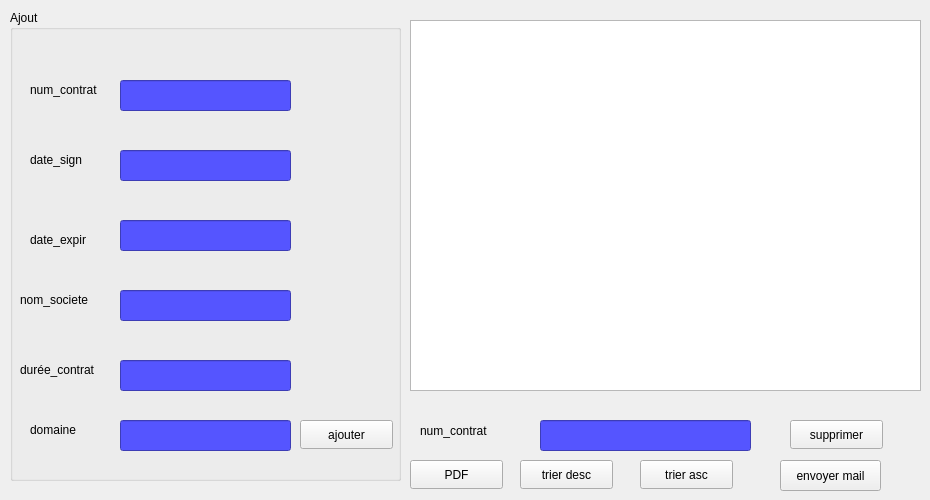
        <widget class="QWidget" name="ajout">
         <attribute name="title">
          <string>ajouter contrat</string>
         </attribute>
         <widget class="QGroupBox" name="groupBox">
          <property name="geometry">
           <rect>
            <x>10</x>
            <y>10</y>
            <width>391</width>
            <height>471</height>
           </rect>
          </property>
          <property name="styleSheet">
           <string notr="true"/>
          </property>
          <property name="title">
           <string>Ajout</string>
          </property>
          <widget class="QLineEdit" name="le_num_contrat">
           <property name="geometry">
            <rect>
             <x>110</x>
             <y>70</y>
             <width>171</width>
             <height>31</height>
            </rect>
           </property>
           <property name="styleSheet">
            <string notr="true">background-color: rgb(85, 85, 255);</string>
           </property>
          </widget>
          <widget class="QLineEdit" name="le_duree_contrat">
           <property name="geometry">
            <rect>
             <x>110</x>
             <y>350</y>
             <width>171</width>
             <height>31</height>
            </rect>
           </property>
           <property name="styleSheet">
            <string notr="true">background-color: rgb(85, 85, 255);</string>
           </property>
          </widget>
          <widget class="QLineEdit" name="le_date_expir">
           <property name="geometry">
            <rect>
             <x>110</x>
             <y>210</y>
             <width>171</width>
             <height>31</height>
            </rect>
           </property>
           <property name="styleSheet">
            <string notr="true">background-color: rgb(85, 85, 255);</string>
           </property>
          </widget>
          <widget class="QLineEdit" name="le_date_sign">
           <property name="geometry">
            <rect>
             <x>110</x>
             <y>140</y>
             <width>171</width>
             <height>31</height>
            </rect>
           </property>
           <property name="styleSheet">
            <string notr="true">background-color: rgb(85, 85, 255);</string>
           </property>
          </widget>
          <widget class="QLineEdit" name="le_nom_societe">
           <property name="geometry">
            <rect>
             <x>110</x>
             <y>280</y>
             <width>171</width>
             <height>31</height>
            </rect>
           </property>
           <property name="styleSheet">
            <string notr="true">background-color: rgb(85, 85, 255);</string>
           </property>
          </widget>
          <widget class="QLabel" name="label">
           <property name="geometry">
            <rect>
             <x>20</x>
             <y>70</y>
             <width>91</width>
             <height>20</height>
            </rect>
           </property>
           <property name="text">
            <string>num_contrat</string>
           </property>
          </widget>
          <widget class="QLabel" name="label_2">
           <property name="geometry">
            <rect>
             <x>10</x>
             <y>350</y>
             <width>101</width>
             <height>20</height>
            </rect>
           </property>
           <property name="text">
            <string>durée_contrat</string>
           </property>
          </widget>
          <widget class="QLabel" name="label_3">
           <property name="geometry">
            <rect>
             <x>20</x>
             <y>140</y>
             <width>63</width>
             <height>20</height>
            </rect>
           </property>
           <property name="text">
            <string>date_sign</string>
           </property>
          </widget>
          <widget class="QLabel" name="label_4">
           <property name="geometry">
            <rect>
             <x>20</x>
             <y>220</y>
             <width>91</width>
             <height>20</height>
            </rect>
           </property>
           <property name="text">
            <string>date_expir</string>
           </property>
          </widget>
          <widget class="QLabel" name="label_5">
           <property name="geometry">
            <rect>
             <x>10</x>
             <y>280</y>
             <width>91</width>
             <height>20</height>
            </rect>
           </property>
           <property name="text">
            <string>nom_societe</string>
           </property>
          </widget>
          <widget class="QPushButton" name="pb_ajouter">
           <property name="geometry">
            <rect>
             <x>290</x>
             <y>410</y>
             <width>93</width>
             <height>29</height>
            </rect>
           </property>
           <property name="text">
            <string>ajouter</string>
           </property>
          </widget>
          <widget class="QLineEdit" name="le_domaine">
           <property name="geometry">
            <rect>
             <x>110</x>
             <y>410</y>
             <width>171</width>
             <height>31</height>
            </rect>
           </property>
           <property name="styleSheet">
            <string notr="true">background-color: rgb(85, 85, 255);</string>
           </property>
          </widget>
          <widget class="QLabel" name="label_12">
           <property name="geometry">
            <rect>
             <x>20</x>
             <y>410</y>
             <width>63</width>
             <height>20</height>
            </rect>
           </property>
           <property name="text">
            <string>domaine</string>
           </property>
          </widget>
         </widget>
         <widget class="QTableView" name="tableView">
          <property name="geometry">
           <rect>
            <x>410</x>
            <y>20</y>
            <width>511</width>
            <height>371</height>
           </rect>
          </property>
          <property name="styleSheet">
           <string notr="true">gridline-color: rgb(255, 255, 255);</string>
          </property>
         </widget>
         <widget class="QLineEdit" name="lineEdit">
          <property name="geometry">
           <rect>
            <x>540</x>
            <y>420</y>
            <width>211</width>
            <height>31</height>
           </rect>
          </property>
          <property name="styleSheet">
           <string notr="true">background-color: rgb(85, 85, 255);</string>
          </property>
         </widget>
         <widget class="QPushButton" name="pb_supprimer">
          <property name="geometry">
           <rect>
            <x>790</x>
            <y>420</y>
            <width>93</width>
            <height>29</height>
           </rect>
          </property>
          <property name="text">
           <string>supprimer</string>
          </property>
         </widget>
         <widget class="QLabel" name="label_39">
          <property name="geometry">
           <rect>
            <x>420</x>
            <y>420</y>
            <width>121</width>
            <height>21</height>
           </rect>
          </property>
          <property name="text">
           <string>num_contrat</string>
          </property>
         </widget>
         <widget class="QPushButton" name="pb_pdf">
          <property name="geometry">
           <rect>
            <x>410</x>
            <y>460</y>
            <width>93</width>
            <height>29</height>
           </rect>
          </property>
          <property name="text">
           <string>PDF</string>
          </property>
         </widget>
         <widget class="QPushButton" name="pb_trier">
          <property name="geometry">
           <rect>
            <x>520</x>
            <y>460</y>
            <width>93</width>
            <height>29</height>
           </rect>
          </property>
          <property name="text">
           <string>trier desc</string>
          </property>
         </widget>
         <widget class="QPushButton" name="pb_tri_asc">
          <property name="geometry">
           <rect>
            <x>640</x>
            <y>460</y>
            <width>93</width>
            <height>29</height>
           </rect>
          </property>
          <property name="text">
           <string>trier asc</string>
          </property>
         </widget>
         <widget class="QPushButton" name="pb_mail">
          <property name="geometry">
           <rect>
            <x>780</x>
            <y>460</y>
            <width>101</width>
            <height>31</height>
           </rect>
          </property>
          <property name="text">
           <string>envoyer mail</string>
          </property>
         </widget>
        </widget>
